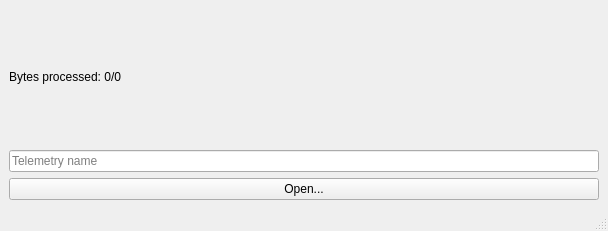
<?xml version="1.0" encoding="UTF-8"?>
<ui version="4.0">
 <class>MainWindow</class>
 <widget class="QMainWindow" name="MainWindow">
  <property name="geometry">
   <rect>
    <x>0</x>
    <y>0</y>
    <width>608</width>
    <height>231</height>
   </rect>
  </property>
  <property name="windowTitle">
   <string>BlackBox Reader</string>
  </property>
  <widget class="QWidget" name="centralwidget">
   <layout class="QVBoxLayout" name="verticalLayout" stretch="0,0,0">
    <item>
     <widget class="QLabel" name="labelBytes">
      <property name="text">
       <string>Bytes processed: 0/0</string>
      </property>
      <property name="alignment">
       <set>Qt::AlignLeading|Qt::AlignLeft|Qt::AlignVCenter</set>
      </property>
     </widget>
    </item>
    <item>
     <widget class="QLineEdit" name="lineEditTelemetryName">
      <property name="placeholderText">
       <string>Telemetry name</string>
      </property>
     </widget>
    </item>
    <item>
     <widget class="QPushButton" name="pushButton">
      <property name="text">
       <string>Open...</string>
      </property>
     </widget>
    </item>
   </layout>
  </widget>
  <widget class="QMenuBar" name="menubar">
   <property name="geometry">
    <rect>
     <x>0</x>
     <y>0</y>
     <width>608</width>
     <height>31</height>
    </rect>
   </property>
  </widget>
  <widget class="QStatusBar" name="statusbar"/>
 </widget>
 <resources/>
 <connections/>
</ui>
